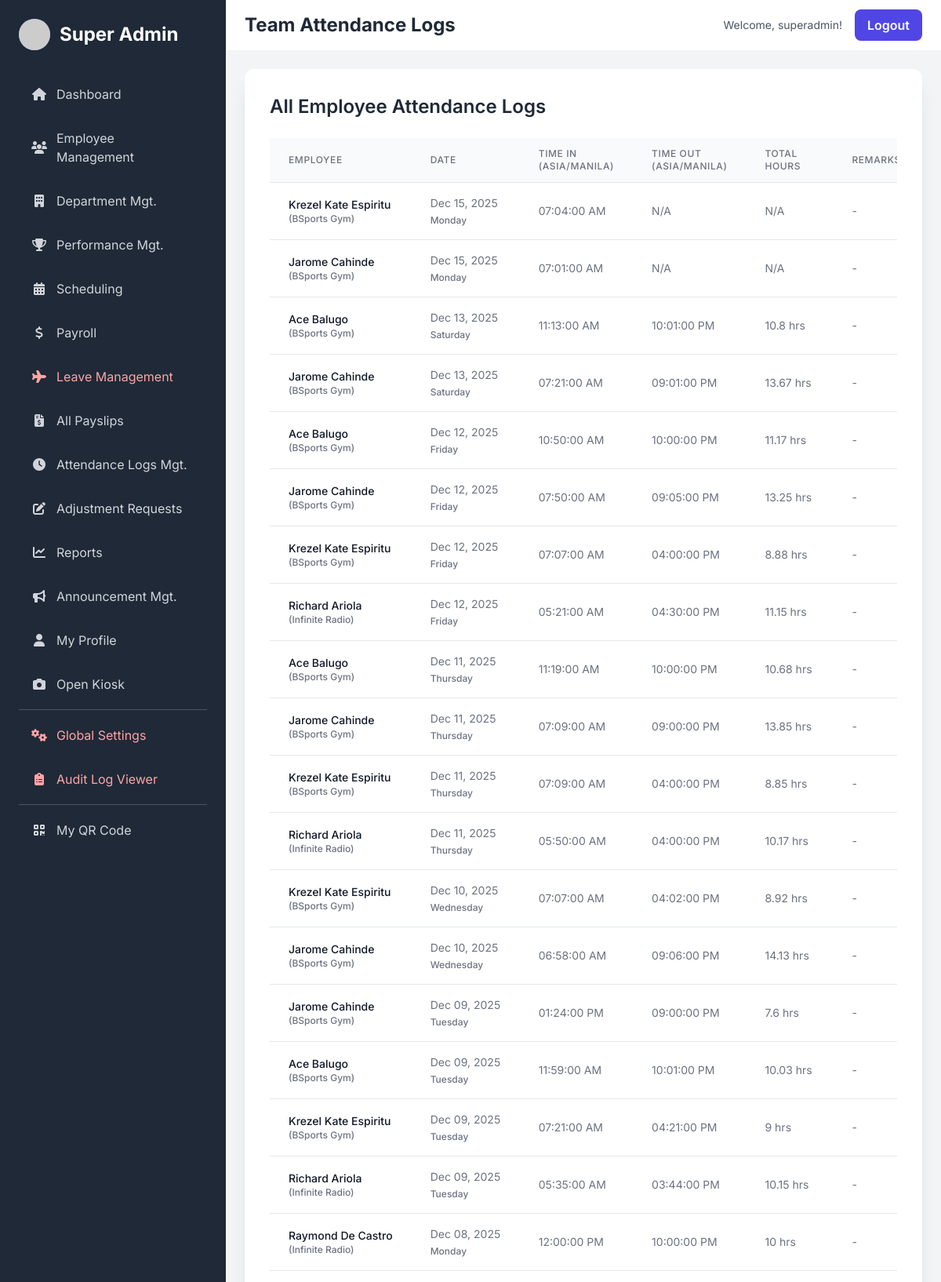
/team_attendance_logs.php (signed in, upper part), run on the app's committed database.
### tables this page shows
CREATE TABLE `attendance_logs` (
  `log_id` int(11) NOT NULL,
  `employee_id` int(11) NOT NULL,
  `time_in` datetime DEFAULT NULL,
  `time_out` datetime DEFAULT NULL,
  `log_date` date NOT NULL,
  `scheduled_start_time` datetime DEFAULT NULL COMMENT 'The expected start time of the shift on this day (standard or exception).'
);

CREATE TABLE `employees` (
  `employee_id` int(11) NOT NULL,
  `first_name` varchar(100) NOT NULL,
  `last_name` varchar(100) NOT NULL,
  `email` varchar(255) NOT NULL,
  `phone` varchar(20) DEFAULT NULL,
  `profile_picture_url` varchar(255) DEFAULT NULL,
  `job_title` varchar(100) DEFAULT NULL,
  `department` varchar(100) DEFAULT NULL,
  `created_at` timestamp NOT NULL DEFAULT current_timestamp(),
  `pay_rate` decimal(10,2) NOT NULL DEFAULT 0.00
);

CREATE TABLE `global_settings` (
  `setting_key` varchar(50) NOT NULL,
  `setting_value` varchar(255) DEFAULT NULL
);

### config/utils.php (called while the page is built, shortened)
<?php
function calculateDuration($time_in, $time_out) {
    if (!$time_in || !$time_out) return 'N/A';
    try {
        $time_in_dt = new DateTime($time_in);
        $time_out_dt = new DateTime($time_out);
        $interval = $time_in_dt->diff($time_out_dt);
        $total_seconds = ($interval->days * 86400) + ($interval->h * 3600) + ($interval->i * 60) + $interval->s;
        $total_hours = round($total_seconds / 3600, 2);
        return $total_hours . ' hrs';
    } catch (Exception $e) {
        error_log('Duration Calculation Error: ' . $e->getMessage());
        return 'Error';
    }
}
?>

### team_attendance_logs.php (the view, shortened to what this page needs)
<?php
include 'template/header.php';
require_once __DIR__ . '/config/utils.php';
$timezone = $_SESSION['settings']['timezone'] ?? 'UTC';
date_default_timezone_set($timezone);
$user_role = $_SESSION['role'] ?? 'Employee';
$is_admin = ($user_role === 'HR Admin' || $user_role === 'Super Admin');
$scope_department = '';
function getTeamAttendanceLogs($pdo, $scope_department, $is_admin) {
    try {
        $sql = "SELECT a.*, e.first_name, e.last_name, e.department
                FROM attendance_logs a
                JOIN employees e ON a.employee_id = e.employee_id";
        $params = [];
        $sql .= " ORDER BY a.log_date DESC, a.time_in DESC";
        $stmt = $pdo->prepare($sql);
        $stmt->execute($params);
        return $stmt->fetchAll(PDO::FETCH_ASSOC);
    } catch (PDOException $e) {
        error_log("Error fetching team attendance logs: " . $e->getMessage());
        return [];
    }
}
$logs = getTeamAttendanceLogs($pdo, $scope_department, $is_admin);
$display_title = $is_admin ? 'All Employee Attendance Logs' : "Attendance Logs for " . htmlspecialchars($scope_department ?? 'N/A');
?>
<div class="bg-white p-8 rounded-xl shadow-xl">
    <h2 class="text-2xl font-semibold text-gray-800 mb-6"><?php echo $display_title; ?></h2>
    <div class="overflow-x-auto">
        <table class="min-w-full divide-y divide-gray-200">
            <thead class="bg-gray-50">
            <tr>
                <th scope="col" class="px-6 py-3 text-left text-xs font-medium text-gray-500 uppercase tracking-wider">
                    Employee
                </th>
                <th scope="col" class="px-6 py-3 text-left text-xs font-medium text-gray-500 uppercase tracking-wider">
                    Date
                </th>
                <th scope="col" class="px-6 py-3 text-left text-xs font-medium text-gray-500 uppercase tracking-wider">
                    Time In (<?php echo htmlspecialchars($timezone); ?>)
                </th>
                <th scope="col" class="px-6 py-3 text-left text-xs font-medium text-gray-500 uppercase tracking-wider">
                    Time Out (<?php echo htmlspecialchars($timezone); ?>)
                </th>
                <th scope="col" class="px-6 py-3 text-left text-xs font-medium text-gray-500 uppercase tracking-wider">
                    Total Hours
                </th>
                <th scope="col" class="px-6 py-3 text-left text-xs font-medium text-gray-500 uppercase tracking-wider">
                    Remarks
                </th>
            </tr>
            </thead>
            <tbody class="bg-white divide-y divide-gray-200">
            <?php if (count($logs) > 0): ?>
                <?php foreach ($logs as $log): ?>
                    <tr>
                        <td class="px-6 py-4 whitespace-nowrap text-sm font-medium text-gray-900">
                            <?php echo htmlspecialchars($log['first_name'] . ' ' . $log['last_name']); ?>
                            <span class="text-xs text-gray-500 block">(<?php echo htmlspecialchars($log['department'] ?? 'N/A'); ?>)</span>
                        </td>
                        <td class="px-6 py-4 whitespace-nowrap text-sm text-gray-500">
                            <div><?php echo htmlspecialchars(date('M d, Y', strtotime($log['log_date']))); ?></div>
                            <div class="text-xs text-gray-500 font-medium mt-1"><?php echo date('l', strtotime($log['log_date'])); ?></div>
                        </td>
                        <td class="px-6 py-3 whitespace-nowrap text-sm text-gray-500">
                            <?php echo $log['time_in'] ? htmlspecialchars(date('h:i:s A', strtotime($log['time_in']))) : 'N/A'; ?>
                        </td>
                        <td class="px-6 py-3 whitespace-nowrap text-sm text-gray-500">
                            <?php echo $log['time_out'] ? htmlspecialchars(date('h:i:s A', strtotime($log['time_out']))) : 'N/A'; ?>
                        </td>
                        <td class="px-6 py-3 whitespace-nowrap text-sm text-gray-500">
                            <?php echo calculateDuration($log['time_in'], $log['time_out']); ?>
                        </td>
                        <td class="px-6 py-3 whitespace-nowrap text-sm text-gray-500">
                            <?php echo htmlspecialchars($log['remarks'] ?? '-'); ?>
                        </td>
                    </tr>
                <?php endforeach; ?>
            <?php endif; ?>
            </tbody>
        </table>
    </div>
</div>
<?php
include 'template/footer.php';
?>

### template/header.php (style rules this page uses)
body { font-family: 'Inter', sans-serif; }

### data on the page
attendance_logs: employee.last_name "Krezel Kate Espiritu", employee.department "BSports Gym", log_date "Dec 15, 2025", log_date "Monday", time_in "07:04:00 AM", shows "N/A", calculateDuration($log['time_in'], $log['time_out']) "N/A", remarks "-"
attendance_logs: employee.last_name "Jarome Cahinde", employee.department "BSports Gym", log_date "Dec 15, 2025", log_date "Monday", time_in "07:01:00 AM", shows "N/A", calculateDuration($log['time_in'], $log['time_out']) "N/A", remarks "-"
attendance_logs: employee.last_name "Ace Balugo", employee.department "BSports Gym", log_date "Dec 13, 2025", log_date "Saturday", time_in "11:13:00 AM", time_out "10:01:00 PM", calculateDuration($log['time_in'], $log['time_out']) "10.8 hrs", remarks "-"
attendance_logs: employee.last_name "Jarome Cahinde", employee.department "BSports Gym", log_date "Dec 13, 2025", log_date "Saturday", time_in "07:21:00 AM", time_out "09:01:00 PM", calculateDuration($log['time_in'], $log['time_out']) "13.67 hrs", remarks "-"
attendance_logs: employee.last_name "Ace Balugo", employee.department "BSports Gym", log_date "Dec 12, 2025", log_date "Friday", time_in "10:50:00 AM", time_out "10:00:00 PM", calculateDuration($log['time_in'], $log['time_out']) "11.17 hrs", remarks "-"
attendance_logs: employee.last_name "Jarome Cahinde", employee.department "BSports Gym", log_date "Dec 12, 2025", log_date "Friday", time_in "07:50:00 AM", time_out "09:05:00 PM", calculateDuration($log['time_in'], $log['time_out']) "13.25 hrs", remarks "-"
attendance_logs: employee.last_name "Krezel Kate Espiritu", employee.department "BSports Gym", log_date "Dec 12, 2025", log_date "Friday", time_in "07:07:00 AM", time_out "04:00:00 PM", calculateDuration($log['time_in'], $log['time_out']) "8.88 hrs", remarks "-"
attendance_logs: employee.last_name "Richard Ariola", employee.department "Infinite Radio", log_date "Dec 12, 2025", log_date "Friday", time_in "05:21:00 AM", time_out "04:30:00 PM", calculateDuration($log['time_in'], $log['time_out']) "11.15 hrs", remarks "-"
attendance_logs: employee.last_name "Ace Balugo", employee.department "BSports Gym", log_date "Dec 11, 2025", log_date "Thursday", time_in "11:19:00 AM", time_out "10:00:00 PM", calculateDuration($log['time_in'], $log['time_out']) "10.68 hrs", remarks "-"
attendance_logs: employee.last_name "Jarome Cahinde", employee.department "BSports Gym", log_date "Dec 11, 2025", log_date "Thursday", time_in "07:09:00 AM", time_out "09:00:00 PM", calculateDuration($log['time_in'], $log['time_out']) "13.85 hrs", remarks "-"
attendance_logs: employee.last_name "Krezel Kate Espiritu", employee.department "BSports Gym", log_date "Dec 11, 2025", log_date "Thursday", time_in "07:09:00 AM", time_out "04:00:00 PM", calculateDuration($log['time_in'], $log['time_out']) "8.85 hrs", remarks "-"
attendance_logs: employee.last_name "Richard Ariola", employee.department "Infinite Radio", log_date "Dec 11, 2025", log_date "Thursday", time_in "05:50:00 AM", time_out "04:00:00 PM", calculateDuration($log['time_in'], $log['time_out']) "10.17 hrs", remarks "-"
attendance_logs: employee.last_name "Krezel Kate Espiritu", employee.department "BSports Gym", log_date "Dec 10, 2025", log_date "Wednesday", time_in "07:07:00 AM", time_out "04:02:00 PM", calculateDuration($log['time_in'], $log['time_out']) "8.92 hrs", remarks "-"
attendance_logs: employee.last_name "Jarome Cahinde", employee.department "BSports Gym", log_date "Dec 10, 2025", log_date "Wednesday", time_in "06:58:00 AM", time_out "09:06:00 PM", calculateDuration($log['time_in'], $log['time_out']) "14.13 hrs", remarks "-"
attendance_logs: employee.last_name "Jarome Cahinde", employee.department "BSports Gym", log_date "Dec 09, 2025", log_date "Tuesday", time_in "01:24:00 PM", time_out "09:00:00 PM", calculateDuration($log['time_in'], $log['time_out']) "7.6 hrs", remarks "-"
attendance_logs: employee.last_name "Ace Balugo", employee.department "BSports Gym", log_date "Dec 09, 2025", log_date "Tuesday", time_in "11:59:00 AM", time_out "10:01:00 PM", calculateDuration($log['time_in'], $log['time_out']) "10.03 hrs", remarks "-"
attendance_logs: employee.last_name "Krezel Kate Espiritu", employee.department "BSports Gym", log_date "Dec 09, 2025", log_date "Tuesday", time_in "07:21:00 AM", time_out "04:21:00 PM", calculateDuration($log['time_in'], $log['time_out']) "9 hrs", remarks "-"
attendance_logs: employee.last_name "Richard Ariola", employee.department "Infinite Radio", log_date "Dec 09, 2025", log_date "Tuesday", time_in "05:35:00 AM", time_out "03:44:00 PM", calculateDuration($log['time_in'], $log['time_out']) "10.15 hrs", remarks "-"
attendance_logs: employee.last_name "Raymond De Castro", employee.department "Infinite Radio", log_date "Dec 08, 2025", log_date "Monday", time_in "12:00:00 PM", time_out "10:00:00 PM", calculateDuration($log['time_in'], $log['time_out']) "10 hrs", remarks "-"

### other printed values
$pageTitle "Team Attendance Logs"
$_SESSION['username'] "superadmin"
$display_title "All Employee Attendance Logs"
$timezone "ASIA/MANILA"
